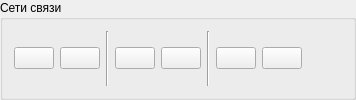
           <widget class="QgsCollapsibleGroupBox" name="mGroupBox_6">
            <property name="minimumSize">
             <size>
              <width>0</width>
              <height>0</height>
             </size>
            </property>
            <property name="title">
             <string>Сети связи</string>
            </property>
            <property name="flat">
             <bool>true</bool>
            </property>
            <layout class="QHBoxLayout" name="horizontalLayout_11">
             <item>
              <layout class="QHBoxLayout" name="horizontalLayout_12">
               <item>
                <widget class="QPushButton" name="btnInsertCommunicationNetwork">
                 <property name="toolTip">
                  <string>Вставка сетей связи</string>
                 </property>
                 <property name="text">
                  <string/>
                 </property>
                 <property name="icon">
                  <iconset>
                   <normaloff>:/plugins/GisEC/Icons/add_network.png</normaloff>:/plugins/GisEC/Icons/add_network.png</iconset>
                 </property>
                 <property name="checkable">
                  <bool>true</bool>
                 </property>
                </widget>
               </item>
               <item>
                <widget class="QPushButton" name="btnEditCommunicationNetwork">
                 <property name="toolTip">
                  <string>Редактирование сетей связи</string>
                 </property>
                 <property name="text">
                  <string/>
                 </property>
                 <property name="icon">
                  <iconset>
                   <normaloff>:/plugins/GisEC/Icons/edit_network.png</normaloff>:/plugins/GisEC/Icons/edit_network.png</iconset>
                 </property>
                 <property name="checkable">
                  <bool>true</bool>
                 </property>
                </widget>
               </item>
               <item>
                <widget class="Line" name="line_6">
                 <property name="orientation">
                  <enum>Qt::Vertical</enum>
                 </property>
                </widget>
               </item>
               <item>
                <widget class="QPushButton" name="btnInsertCommunicationObject">
                 <property name="toolTip">
                  <string>Вставка объекта связи (полигон)</string>
                 </property>
                 <property name="text">
                  <string/>
                 </property>
                 <property name="icon">
                  <iconset>
                   <normaloff>:/plugins/GisEC/Icons/add_object.png</normaloff>:/plugins/GisEC/Icons/add_object.png</iconset>
                 </property>
                 <property name="checkable">
                  <bool>true</bool>
                 </property>
                </widget>
               </item>
               <item>
                <widget class="QPushButton" name="btnEditCommunicationObject">
                 <property name="toolTip">
                  <string>Редактирование объекта связи (полигон)</string>
                 </property>
                 <property name="text">
                  <string/>
                 </property>
                 <property name="icon">
                  <iconset>
                   <normaloff>:/plugins/GisEC/Icons/edit_object.png</normaloff>:/plugins/GisEC/Icons/edit_object.png</iconset>
                 </property>
                 <property name="checkable">
                  <bool>true</bool>
                 </property>
                </widget>
               </item>
               <item>
                <widget class="Line" name="line_11">
                 <property name="orientation">
                  <enum>Qt::Vertical</enum>
                 </property>
                </widget>
               </item>
               <item>
                <widget class="QPushButton" name="btnInsertCommunicationPoint">
                 <property name="toolTip">
                  <string>Вставка объекта связи (маркер)</string>
                 </property>
                 <property name="text">
                  <string/>
                 </property>
                 <property name="icon">
                  <iconset>
                   <normaloff>:/plugins/GisEC/Icons/add_point.png</normaloff>:/plugins/GisEC/Icons/add_point.png</iconset>
                 </property>
                 <property name="checkable">
                  <bool>true</bool>
                 </property>
                </widget>
               </item>
               <item>
                <widget class="QPushButton" name="btnEditCommunicationPoint">
                 <property name="toolTip">
                  <string>Редактирование объекта связи (маркер)</string>
                 </property>
                 <property name="text">
                  <string/>
                 </property>
                 <property name="icon">
                  <iconset>
                   <normaloff>:/plugins/GisEC/Icons/edit_point.png</normaloff>:/plugins/GisEC/Icons/edit_point.png</iconset>
                 </property>
                 <property name="checkable">
                  <bool>true</bool>
                 </property>
                </widget>
               </item>
               <item>
                <spacer name="horizontalSpacer_6">
                 <property name="orientation">
                  <enum>Qt::Horizontal</enum>
                 </property>
                 <property name="sizeHint" stdset="0">
                  <size>
                   <width>40</width>
                   <height>20</height>
                  </size>
                 </property>
                </spacer>
               </item>
              </layout>
             </item>
            </layout>
           </widget>
